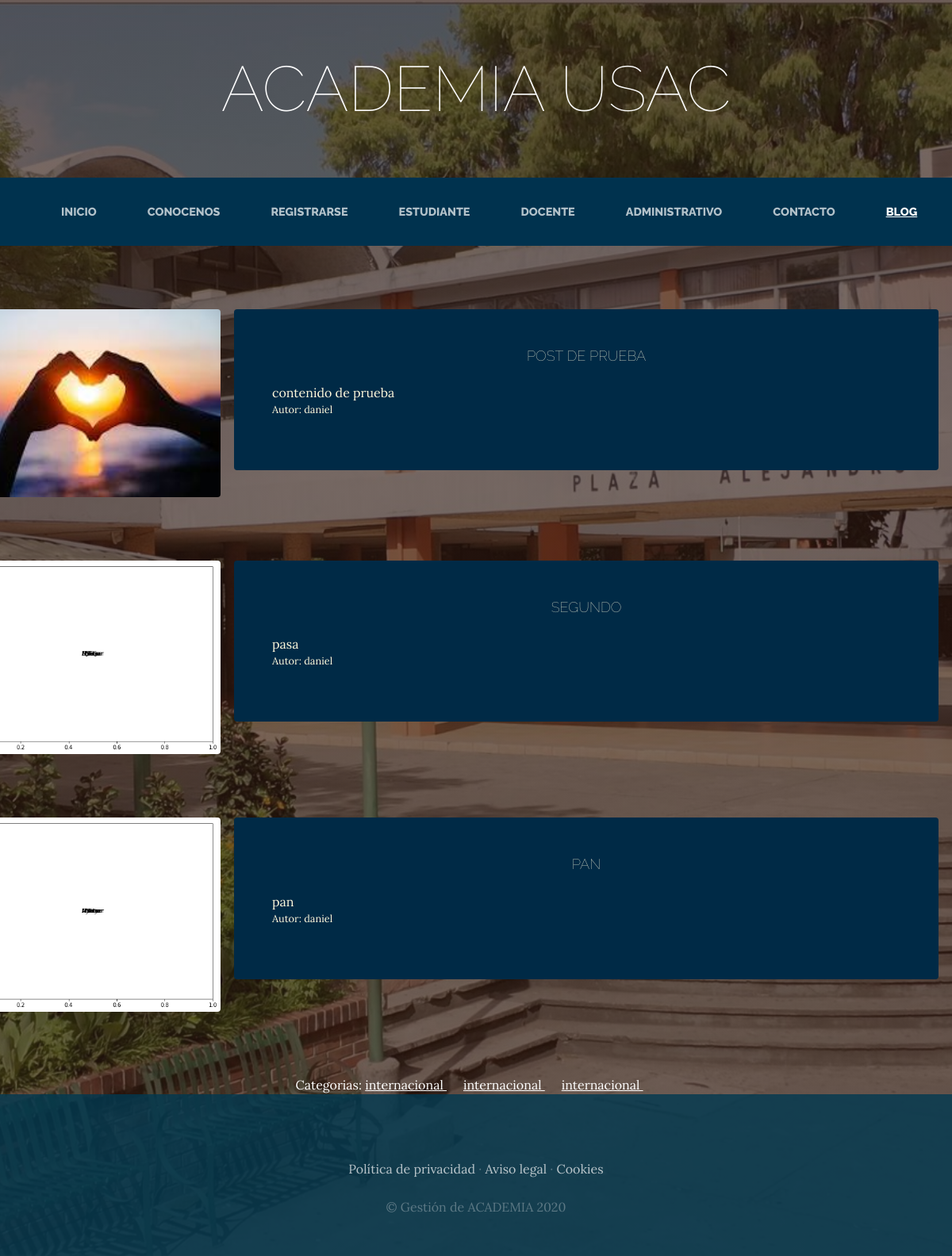
Screenshot of /blog/ with the database file from the repository.
### blog/models.py (models this page shows, shortened)
class Post(models.Model):
    titulo=models.CharField(max_length=50)
    contenido=models.CharField(max_length=1000)
    imagen=models.ImageField(upload_to='blog', null=True, blank=True)
    autor=models.ForeignKey(User, on_delete=models.CASCADE)
    categorias=models.ManyToManyField(Categoria)
    created=models.DateTimeField(auto_now_add=True)
    updated=models.DateTimeField(auto_now_add=True)
    class Meta:
        verbose_name='post'
        verbose_name_plural='posts'

class Categoria(models.Model):
    nombre=models.CharField(max_length=50)
    created=models.DateTimeField(auto_now_add=True)
    updated=models.DateTimeField(auto_now_add=True)
    class Meta:
        verbose_name='categoria'
        verbose_name_plural='categorias'

### blog/views.py (the view)
# urls.py: 2. Add a URL to urlpatterns:  path('blog/', include('blog.urls'))
def blog(request):
    post=Post.objects.all()
    return render(request, "blog/blog.html", {"posts": post})

### asignaciondecursos/context_processor.py (called while the page is built)
def importe_total_asignaciondecursos(request):
    total=0
    if request.user.is_authenticated:
        for key, value in request.session["asignaciondecursos"].items():
            total=total+float(value["precio"])
    else:
        total="Debes hacer login"
    return{"importe_total_asignaciondecursos":total}

### blog/templates/blog/blog.html (shortened to what this page needs)
{% extends "ProyectoWebApp/base.html" %}
{% load static %}
{% block content %}
    {% for post in posts %}
   <section class="page-section clearfix" >
    <div class="container">
      <div class="intro" >
        <img class="intro-img img-fluid mb-3 mb-lg-0 rounded" src="{{post.imagen.url}}" alt="" style="width: 30%; margin-left: -100px;">
        <div class="intro-text left-0 text-justify bg-faded p-5 rounded" style="width: 80%; float: left; margin-left: -350px; margin-top: -0px; padding-bottom: -10px;">
          <h2 class="section-heading mb-4">
            <span class="section-heading-lower text-center" style="font-size: large;">{{post.titulo}}</span>
          </h2>
          <span class="section-heading-lower" style="text-align: justify;">{{post.contenido}}</span>
          <div style="text-align: left; font-size: 0.8em; padding-bottom: 3px;">
            Autor: {{post.autor}}
          </div>
        </div>
      </div>
    </div>
  </section>
    {% endfor %}
    <section>
        <div style="width:75%; margin: auto; text-align: center; color: white;">
            Categorias:
            {% for post in posts %}
              {% for categoria in post.categorias.all %}
             <a href="{% url 'categoria' categoria.id %}" class="linksCategorias">{{categoria.nombre}} </a>&nbsp;&nbsp;&nbsp;&nbsp;
              {% endfor %}
            {% endfor %}
        </div>
    </section>
{% endblock %}

### ProyectoWebApp/templates/ProyectoWebApp/base.html (shortened to what this page needs)
<html>
<head>
    {% load static %}
    <link href="{% static 'ProyectoWebApp/vendor/bootstrap/css/bootstrap.min.css' %}" rel="stylesheet">
    <link href="{% static 'ProyectoWebApp/css/gestion.css' %}" rel="stylesheet">
</head>
<body>
    <h1 class="site-heading text-center text-white d-none d-lg-block">
        <span class="site-heading-lower">ACADEMIA USAC</span>
      </h1>
 <nav class="navbar navbar-expand-lg navbar-dark py-lg-4" id="mainNav">
    <div class="container">
      <div class="collapse navbar-collapse" id="navbarResponsive">
        <ul class="navbar-nav mx-auto">
          <li class="nav-item {% if request.path == '/' %}active{% endif %} px-lg-4">
            <a class="nav-link text-uppercase text-expanded" href="{% url 'Home' %}">Inicio</a>
          </li>
          <li class="nav-item {% if request.path == '/conocenos/' %}active{% endif %} px-lg-4">
            <a class="nav-link text-uppercase text-expanded" href="{% url 'Conocenos' %}">Conocenos</a>
          </li>
          <li class="nav-item {% if request.path == '/registrarse/' %}active{% endif %} px-lg-4">
            <a class="nav-link text-uppercase text-expanded" href="{% url 'Registrarse' %}">Registrarse</a>
          </li>
          <li class="nav-item {% if request.path == '/estudiante/' %}active{% endif %} px-lg-4">
            <a class="nav-link text-uppercase text-expanded" href="{% url 'Estudiante' %}">Estudiante</a>
          </li>
          <li class="nav-item {% if request.path == '/docente/' %}active{% endif %} px-lg-4">
            <a class="nav-link text-uppercase text-expanded" href="{% url 'Docente' %}">Docente</a>
          </li>
          <li class="nav-item {% if request.path == '/administrativo/' %}active{% endif %} px-lg-4">
            <a class="nav-link text-uppercase text-expanded" href="{% url 'Administrativo' %}">Administrativo</a>
          </li>
          <li class="nav-item {% if request.path == '/contacto/' %}active{% endif %} px-lg-4">
            <a class="nav-link text-uppercase text-expanded" href="{% url 'Contacto' %}">Contacto</a>
          </li>
          <li class="nav-item {% if request.path|slice:':6' == '/blog/' %}active{% endif %} px-lg-4">
            <a class="nav-link text-uppercase text-expanded" href="{% url 'Blog' %}">Blog</a>
          </li>
        </ul>
      </div>
    </div>
  </nav>
    {% block content %}
    {% endblock %}
    <footer class="footer text-faded text-center py-5">
      <div class="container">
        <p class="m-0 mbt">
        	<a href="sample.html" class="link">Política de privacidad</a> ·
        	<a href="sample.html" class="link">Aviso legal</a> ·
        	<a href="sample.html" class="link">Cookies</a>
		</p>
        <p class="m-0 mbt1">&copy; Gestión de ACADEMIA 2020</p>
      </div>
	</footer>
</body>
</html>

### ProyectoWebApp/static/ProyectoWebApp/css/gestion.css (style rules this page uses)
body { font-family: 'Lora'; background: linear-gradient(rgba(47, 23, 15, 0.65), rgba(47, 23, 15, 0.65)), url("../img/bg_main.jpg"); background-attachment: fixed; background-position: center; background-size: cover; }
h1, h2, h3, h4, h5, h6 { font-family: 'Raleway'; }
p { line-height: 1.75; }
.text-faded { color: rgba(255, 255, 255, 0.3); }
.site-heading { margin-top: 5rem; margin-bottom: 5rem; text-transform: uppercase; line-height: 1; font-family: 'Raleway'; }
.site-heading .site-heading-lower { font-size: 5rem; font-weight: 100; line-height: 4rem; }
.page-section { margin-top: 5rem; margin-bottom: 5rem; }
.section-heading { text-transform: uppercase; }
.section-heading .section-heading-lower { display: block; font-size: 3rem; font-weight: 100; }
.bg-faded { background-color: rgba(255, 255, 255, 0.85); }
#mainNav { background-color: rgb(0, 50, 78); font-family: 'Raleway'; }
#mainNav .navbar-nav .nav-item .nav-link { color: rgba(255, 255, 255, 0.7); font-weight: 800; }
#mainNav .navbar-nav .nav-item.active .nav-link { color: #ffffff; text-decoration: underline; }
@media (min-width: 992px) { #mainNav .navbar-nav .nav-item .nav-link { font-size: 0.9rem; } }
.intro { position: relative; }
@media (min-width: 992px) { .intro .intro-img { width: 75%; float: left; } }
@media (min-width: 992px) { .intro .intro-text { left: 600; width: 60%; margin-top: 3rem; background-color: rgb(0, 42, 70); color: cornsilk; position: absolute; } }
@media (min-width: 1200px) { .intro .intro-text { width: 45%; } }
.footer { background-color: rgba(0, 57, 80, 0.8); }
.mbt { padding-top: 2rem; }
.mbt1 { padding-top: 1.25rem; }
a.link { color: rgba(255, 255, 255, 0.7); }
.linksCategorias { color: white !important; text-decoration: underline; }

### rows the page displays
Post: imagen (picture), titulo "POST DE PRUEBA", contenido "contenido de prueba", autor "daniel"
Post: imagen (picture), titulo "SEGUNDO", contenido "pasa", autor "daniel"
Post: imagen (picture), titulo "PAN", contenido "pan", autor "daniel"
Categoria: nombre "internacional"
